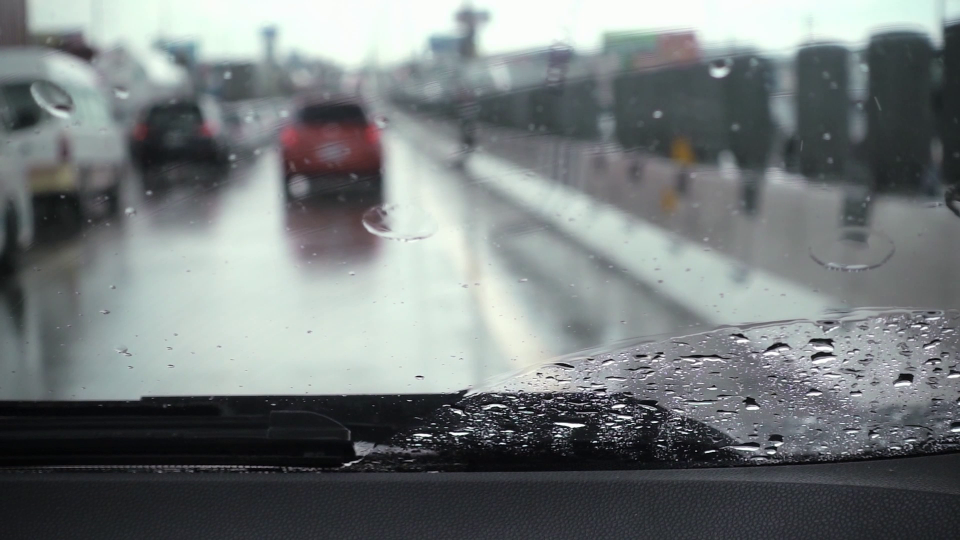
#> input picture rain_drops_frames/frame_0003.png, 1920 x 1080 px (shown at 1/2 size)
$ python computeSimilarity.py rain_drops_frames
#> lines starting #> are read from the running program, lines starting #| are printed output that depends on the picture
import os
import numpy as np
import cv2
import sys
from concurrent.futures import ProcessPoolExecutor
from functools import partial

def compute_pair_similarity(args, folder, files):
#> called with args = (0, 1), folder = 'rain_drops_frames'
    i, j = args
    img1 = cv2.imread(os.path.join(folder, files[i]), cv2.IMREAD_GRAYSCALE)
#> img1: shape (1080, 1920); min 0, max 255, mean 120.2
    img2 = cv2.imread(os.path.join(folder, files[j]), cv2.IMREAD_GRAYSCALE)
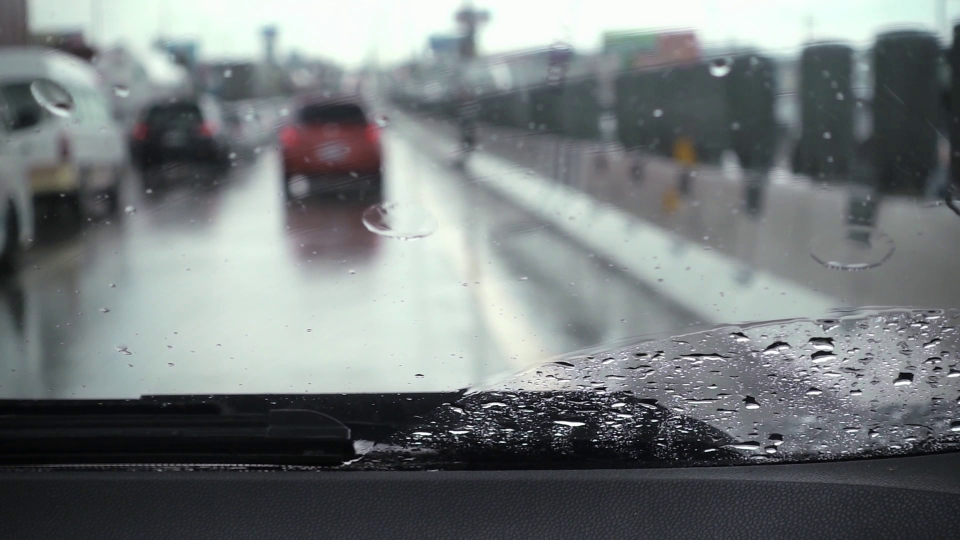
#> input picture rain_drops_frames/frame_0007.png, 1920 x 1080 px (shown at 1/2 size)
#> img2: shape (1080, 1920); min 0, max 255, mean 120.1

    # Downsample images for faster computation
    img1 = cv2.resize(img1, (160, 90))
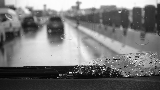
#> img1: shape (90, 160); min 3, max 253, mean 120.4
    img2 = cv2.resize(img2, (160, 90))
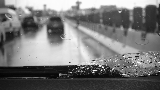
#> img2: shape (90, 160); min 2, max 253, mean 120.5

    # Use only pixel difference (fastest)
    diff = np.sum(np.abs(img1.astype(int) - img2.astype(int)))
#> diff = 94912

    return (i, j, diff)

if __name__ == "__main__":
    if len(sys.argv) < 2:
        print("Usage: python computeSimilarity.py frames_folder")
        sys.exit(1)

    folder = sys.argv[1]
    files = sorted(os.listdir(folder))
    n = len(files)
    similarity_matrix = np.full((n, n), np.inf, dtype=np.float32)

    # Generate pairs efficiently
    pairs = [(i, j) for i in range(n) for j in range(n) if i != j]

    # Use partial to avoid passing large data
    compute_func = partial(compute_pair_similarity, folder=folder, files=files)

    print(f"Computing similarity for {n} frames ({len(pairs)} pairs)...")

    with ProcessPoolExecutor() as executor:
        results = executor.map(compute_func, pairs, chunksize=100)
        for i, j, score in results:
            similarity_matrix[i, j] = score
            if (i * n + j) % 10000 == 0:
                print(f"Processed {i * n + j}/{len(pairs)} pairs...")
#> this loop made 2 passes
#> (j, score) on passes 1 to 2: (1, 94912), (0, 94912)
#> after the loop, similarity_matrix = [[inf, 94912], [94912, inf]]

    np.savetxt("similarity_matrix.csv", similarity_matrix, delimiter=",")
    print("Similarity matrix saved to similarity_matrix.csv")
